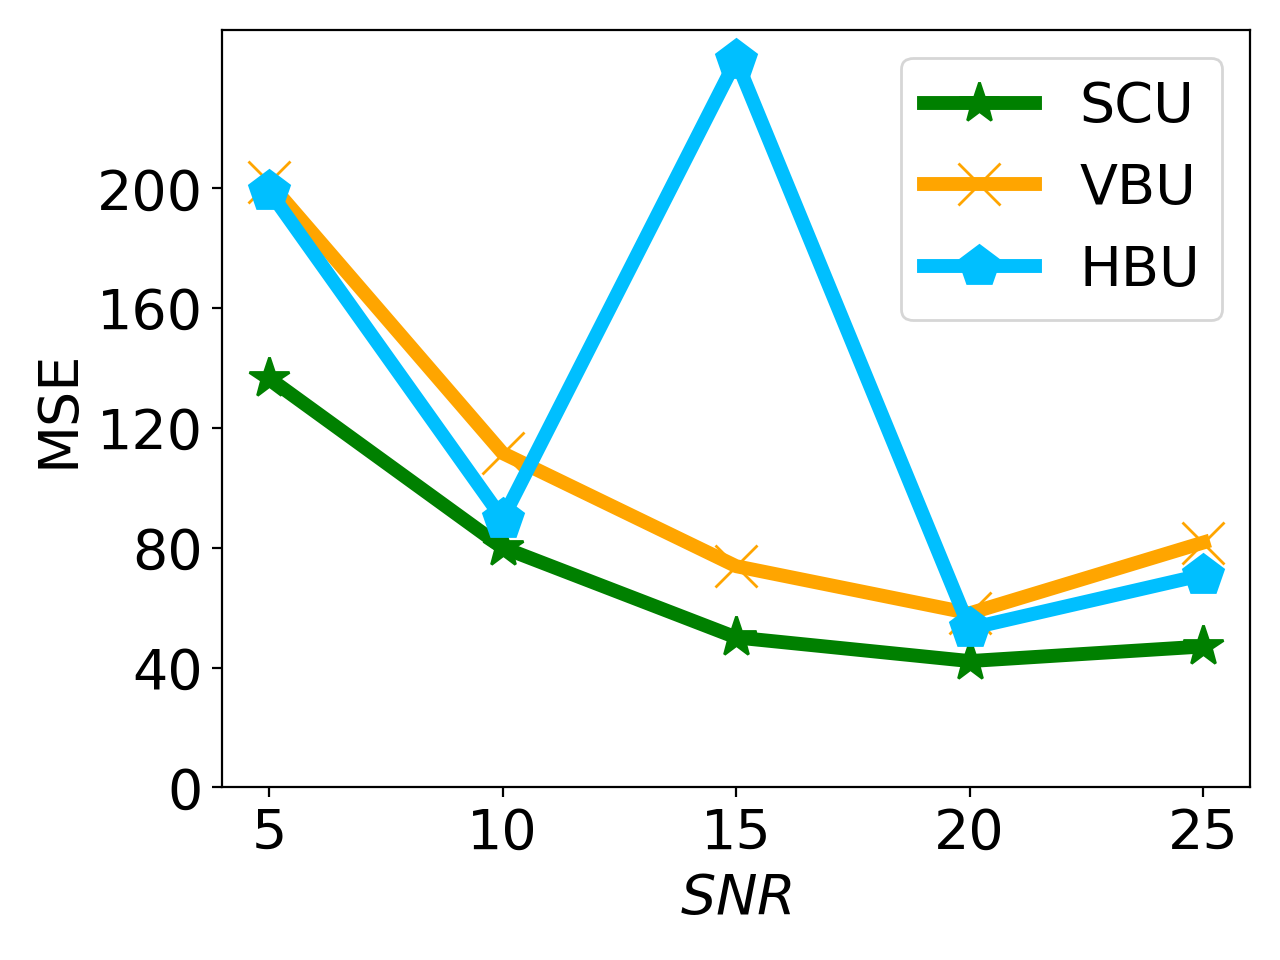

Write the Python code that produced this figure.


import numpy as np
import matplotlib.pyplot as plt

epsilon = 3
beta = 1 / epsilon


x=[1, 2, 3, 4, 5]
# validation_for_plt =[97,95.8600, 94.9400, 93.5400, 93.2400]
# attack_for_plt=[0, 0.3524, 0, 0.1762, 0.1762]
# basic_for_plt=[99.8, 99.8, 99.8, 99.8, 99.8]

labels = ['5', '10', '15', '20', '25']
#unl_org_0=[28.59, 28.59, 28.59, 28.59, 28.59]
unl_org = [157.8872, 75.4524, 45.3662, 39.2235, 38.0603]

unl_hess_r = [199.1735, 89.6475, 242.8249, 53.0745, 70.9853]
unl_vbu = [201.9723, 111.6113, 73.8605, 58.1304, 81.7567]

unl_ss_w = [136.6361, 80.1199, 50.0665, 42.1865, 47.0690]
#unl_ss_wo = [6.04, 21.44, 31.33, 42.16, 45.34]



plt.figure()
l_w=5
m_s=15
#plt.figure(figsize=(8, 5.3))
#plt.plot(x, unl_fr, color='blue', marker='^', label='Retrain',linewidth=l_w, markersize=m_s)
plt.plot(x, unl_ss_w, color='g',  marker='*',  label='SCU',linewidth=l_w, markersize=m_s)
#plt.plot(x, unl_ss_wo, color='palegreen',  marker='1',  label='MCFU$_{w/o}$',linewidth=l_w, markersize=m_s)

plt.plot(x, unl_vbu, color='orange',  marker='x',  label='VBU',linewidth=l_w,  markersize=m_s)

plt.plot(x, unl_hess_r, color='deepskyblue',  marker='p',  label='HBU',linewidth=l_w, markersize=m_s)


#plt.plot(x, unl_vibu, color='silver',  marker='d',  label='VIBU',linewidth=4,  markersize=10)

# plt.plot(x, y_sa03, color='r',  marker='2',  label='AAAI21 A_acc, pr=0.3',linewidth=3, markersize=8)
# plt.plot(x, y_sa05, color='darkblue',  marker='4',  label='AAAI21 A_acc, pr=0.5',linewidth=3, markersize=8)
# plt.plot(x, y_ma03, color='darkviolet',  marker='3',  label='FedMC A_acc, pr=0.3',linewidth=3, markersize=8)
# plt.plot(x, y_ma05, color='cyan',  marker='p',  label='FedMC A_acc, pr=0.5',linewidth=3, markersize=8)


# plt.grid()
leg = plt.legend(fancybox=True, shadow=True)
# plt.xlabel('Malicious Client Ratio (%)' ,fontsize=16)
plt.ylabel('MSE' ,fontsize=20)
my_y_ticks = np.arange(0, 201, 40)
plt.yticks(my_y_ticks, fontsize=20)
plt.xlabel('$\it{SNR}$', fontsize=20)

plt.xticks(x, labels, fontsize=20)
# plt.title('CIFAR10 IID')
plt.legend(loc='best', fontsize=20)
plt.tight_layout()
#plt.title("MNIST")
plt.rcParams['figure.figsize'] = (2.0, 1)
plt.rcParams['image.interpolation'] = 'nearest'
plt.rcParams['figure.subplot.left'] = 0.11
plt.rcParams['figure.subplot.bottom'] = 0.08
plt.rcParams['figure.subplot.right'] = 0.977
plt.rcParams['figure.subplot.top'] = 0.969
plt.savefig('cifar_mse_clean_snr_awgn_curve.png', dpi=200)
plt.show()
